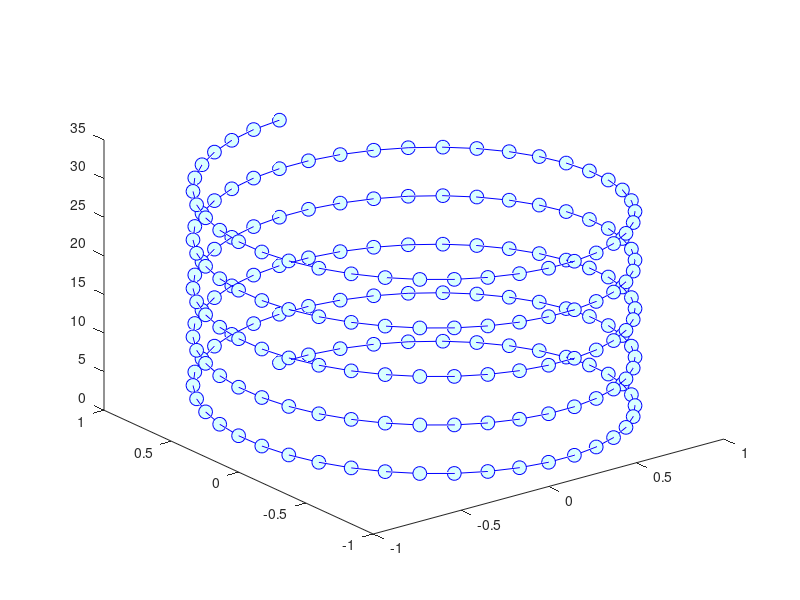
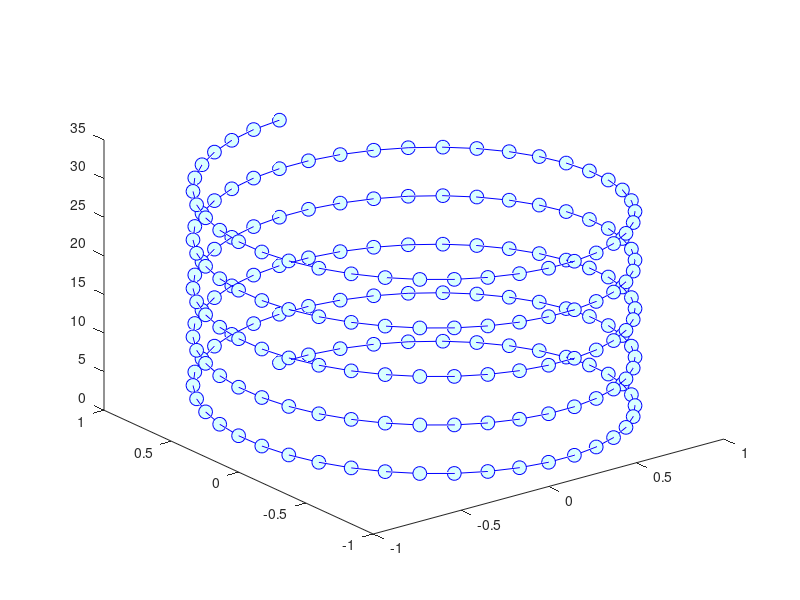

These charts were generated, in order, by the following MATLAB code: (Note: this script raises an error after producing the figures.)
%{

this code contains graphical examples interesting for the project    

for more reference visit the matlab help center at links:

plot gallery - you can find here many many possibilities
https://it.mathworks.com/products/matlab/plot-gallery.html#

plot3:
https://it.mathworks.com/help/matlab/ref/plot3.html



useful tip: to customize the properties you can always use the get(PLOTNAME) 
command and infer for properties
%}

%% example 1: points with surface connected by lines:

t = 0:pi/20:10*pi;
xt = sin(t);
yt = cos(t);
figure
plot3(xt,yt,t,'-o','Color','b','MarkerSize',10,...
    'MarkerFaceColor','#D9FFFF')

% another way to change parameters:
figure
p = plot3(xt,yt,t,'-o','Color','b','MarkerSize',10,...
    'MarkerFaceColor','#D9FFFF')
p.LineStyle = ":";
p.Color = "red";
p.Marker = "o";


%% example 2: to point out one particular point of the plot
t = 0:pi/500:pi;
xt(1,:) = sin(t).*cos(10*t);
yt(1,:) = sin(t).*sin(10*t);
zt = cos(t);
figure
plot3(xt,yt,zt,'-o','MarkerIndices',200)

%% example 3: stems:
x1 = linspace(0,2*pi,50)';
x2 = linspace(pi,3*pi,50)';
X = [x1, x2];
Y = [cos(x1), 0.5*sin(x2)];
figure
stem(X,Y)

% there exists also stem3:
X = linspace(-5,5,60);
Y = cos(X);
Z = X.^2;
figure
stem3(X,Y,Z)

% you can even stem meshgrids:
figure
[X,Y] = meshgrid(0:.1:1);
Z = exp(X+Y);
stem3(X,Y,Z)

% and custom it as you wish:
theta = linspace(0,2*pi);
X = cos(theta);
Y = sin(theta);
Z = theta;
figure
st = stem3(X,Y,Z,...
    "Marker",MarkerType,...         % Specify the point symbol
    "LineWidth",LineWidth,...       % Specify stem line width
    "LineStyle",LineType,...        % Specify stem line appearance
    "Color",Color);  
title("Stem Plot of 3-D Data")
xlabel('x')
ylabel('y')
zlabel('z')

% useful tip: to customize the properties you can always use the get(PLOTNAME) command and infer for properties

%% example 4: 
figure
t = tiledlayout(1,2,'TileSpacing','compact');
bgAx = axes(t,'XTick',[],'YTick',[],'Box','off');
bgAx.Layout.TileSpan = [1 1];

ax1 = axes(t);
plot(ax1,[1:5],[2:6])
xline(ax1,15,':');
ax1.Box = 'off';
xlim(ax1,[0 15])
xlabel(ax1, 'First Interval')

% Create second plot
ax2 = axes(t);
ax2.Layout.Tile = 2;
plot(ax2,[1:5],[2:6])
xline(ax2,45,':');
ax2.YAxis.Visible = 'off';
ax2.Box = 'off';
xlim(ax2,[45 60])
xlabel(ax2,'Second Interval')

% Link the axes
linkaxes([ax1 ax2], 'y')